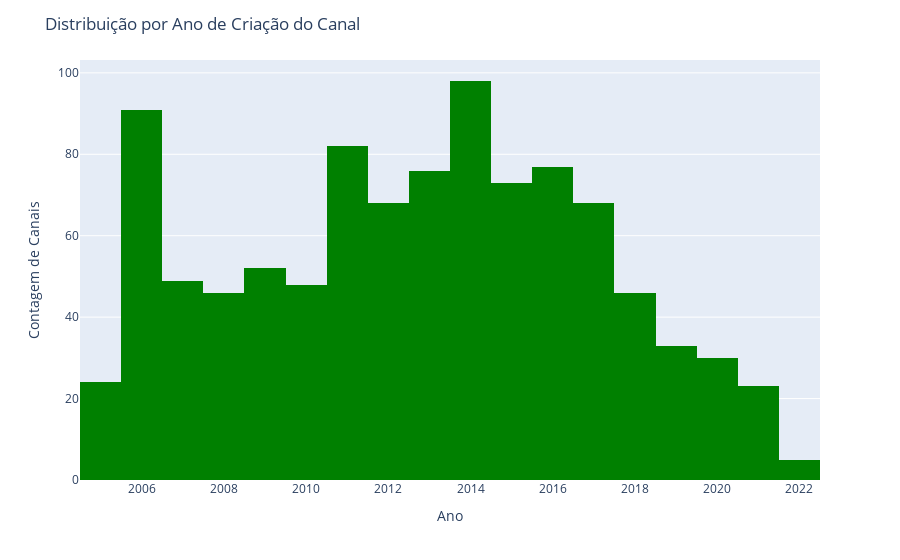

The cell this chart's notebook holds for it:
### Markdown cell above
### Qual a distribuição destes canais a partir da data de criação do canal e possíveis tendências

### Code cell
#Retirando o outlier presente na variável created_year
df_created = df.query('`created_year` > 1970')

#Plot do Histograma 
fig = px.histogram(df_created,"created_year", color_discrete_sequence=['green'])
fig.update_layout(title="Distribuição por Ano de Criação do Canal", 
                  xaxis_title="Ano", 
                  yaxis_title="Contagem de Canais")
fig.show()

### Figure 1 — Plotly figure (JSON) as saved in the notebook; plotly's stock layout.template omitted (floating-point values rounded to 4 significant figures; data arrays with more than 128 entries replaced by an {"elided": "..."} marker saying what was removed)
{"data": [{"alignmentgroup": "True", "bingroup": "x", "hovertemplate": "created_year=%{x}<br>count=%{y}<extra></extra>", "legendgroup": "", "marker": {"color": "green", "pattern": {"shape": ""}}, "name": "", "offsetgroup": "", "orientation": "v", "showlegend": false, "type": "histogram", "x": {"elided": "989 int values"}, "xaxis": "x", "yaxis": "y"}], "layout": {"barmode": "relative", "legend": {"tracegroupgap": 0}, "margin": {"t": 60}, "title": {"text": "Distribuição por Ano de Criação do Canal"}, "xaxis": {"anchor": "y", "domain": [0, 1], "title": {"text": "Ano"}}, "yaxis": {"anchor": "x", "domain": [0, 1], "title": {"text": "Contagem de Canais"}}}}
